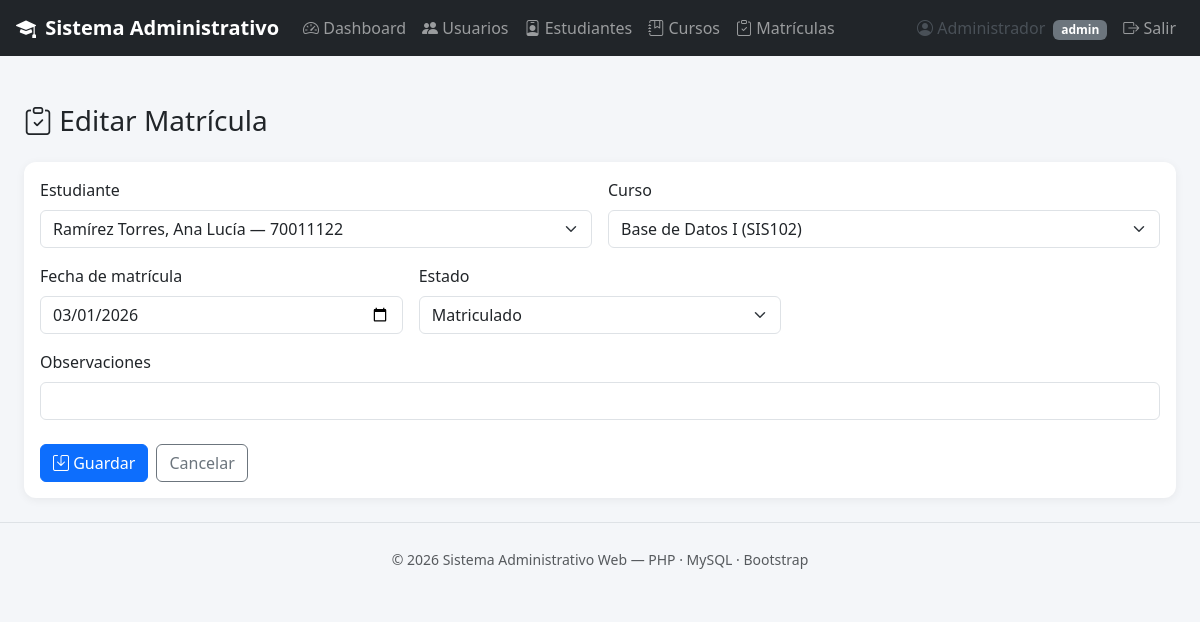
The page /matriculas/form.php?id=2 (signed in) on the database its author committed.
### tables this page shows
CREATE TABLE matriculas (
    id INT AUTO_INCREMENT PRIMARY KEY,
    estudiante_id INT NOT NULL,
    curso_id INT NOT NULL,
    fecha_matricula DATE NOT NULL,
    estado ENUM('matriculado','retirado','culminado') NOT NULL DEFAULT 'matriculado',
    observaciones VARCHAR(255) DEFAULT NULL,
    created_at TIMESTAMP DEFAULT CURRENT_TIMESTAMP,
    updated_at TIMESTAMP DEFAULT CURRENT_TIMESTAMP ON UPDATE CURRENT_TIMESTAMP,
    CONSTRAINT fk_matricula_estudiante FOREIGN KEY (estudiante_id)
        REFERENCES estudiantes(id) ON DELETE CASCADE ON UPDATE CASCADE,
    CONSTRAINT fk_matricula_curso FOREIGN KEY (curso_id)
        REFERENCES cursos(id) ON DELETE CASCADE ON UPDATE CASCADE,
    CONSTRAINT uq_estudiante_curso UNIQUE (estudiante_id, curso_id)  
);

CREATE TABLE estudiantes (
    id INT AUTO_INCREMENT PRIMARY KEY,
    dni VARCHAR(15) NOT NULL UNIQUE,
    nombres VARCHAR(100) NOT NULL,
    apellidos VARCHAR(100) NOT NULL,
    email VARCHAR(150) DEFAULT NULL,
    telefono VARCHAR(20) DEFAULT NULL,
    fecha_nacimiento DATE DEFAULT NULL,
    direccion VARCHAR(200) DEFAULT NULL,
    estado ENUM('activo','inactivo') NOT NULL DEFAULT 'activo',
    created_at TIMESTAMP DEFAULT CURRENT_TIMESTAMP,
    updated_at TIMESTAMP DEFAULT CURRENT_TIMESTAMP ON UPDATE CURRENT_TIMESTAMP
);

CREATE TABLE cursos (
    id INT AUTO_INCREMENT PRIMARY KEY,
    codigo VARCHAR(20) NOT NULL UNIQUE,
    nombre VARCHAR(150) NOT NULL,
    descripcion TEXT DEFAULT NULL,
    docente VARCHAR(100) DEFAULT NULL,
    creditos INT NOT NULL DEFAULT 0,
    horas INT NOT NULL DEFAULT 0,
    estado ENUM('activo','inactivo') NOT NULL DEFAULT 'activo',
    created_at TIMESTAMP DEFAULT CURRENT_TIMESTAMP,
    updated_at TIMESTAMP DEFAULT CURRENT_TIMESTAMP ON UPDATE CURRENT_TIMESTAMP
);

### includes/funciones.php (called while the page is built, shortened)
<?php
function limpiar($valor) {
    return htmlspecialchars(trim($valor ?? ''), ENT_QUOTES, 'UTF-8');
}

### matriculas/form.php (the view, shortened to what this page needs)
<?php
require_once '../includes/funciones.php';
$pdo = conectarDB();
$estudiantes = $pdo->query("SELECT id, nombres, apellidos, dni FROM estudiantes WHERE estado='activo' ORDER BY apellidos")->fetchAll();
$cursos      = $pdo->query("SELECT id, nombre, codigo FROM cursos WHERE estado='activo' ORDER BY nombre")->fetchAll();
$matricula = ['id' => '', 'estudiante_id' => '', 'curso_id' => '', 'fecha_matricula' => date('Y-m-d'), 'estado' => 'matriculado', 'observaciones' => ''];
$esEdicion = false;
if (!empty($_GET['id'])) {
    $stmt = $pdo->prepare('SELECT * FROM matriculas WHERE id = ?');
    $stmt->execute([(int)$_GET['id']]);
    $encontrado = $stmt->fetch();
    if ($encontrado) {
        $matricula = $encontrado;
        $esEdicion = true;
    }
}
require_once '../includes/header.php';
?>
<h3 class="mb-4"><i class="bi bi-clipboard-check"></i> <?= $esEdicion ? 'Editar' : 'Nueva' ?> Matrícula</h3>
<div class="card card-dashboard">
  <div class="card-body">
    <form action="guardar.php" method="POST">
      <div class="row g-3">
        <div class="col-md-6">
          <label class="form-label">Estudiante</label>
          <select name="estudiante_id" class="form-select" required>
            <?php foreach ($estudiantes as $e): ?>
              <option value="<?= (int)$e['id'] ?>" <?= (int)$matricula['estudiante_id'] === (int)$e['id'] ? 'selected' : '' ?>>
                <?= limpiar($e['apellidos'] . ', ' . $e['nombres'] . ' — ' . $e['dni']) ?>
              </option>
            <?php endforeach; ?>
          </select>
        </div>
        <div class="col-md-6">
          <label class="form-label">Curso</label>
          <select name="curso_id" class="form-select" required>
            <?php foreach ($cursos as $c): ?>
              <option value="<?= (int)$c['id'] ?>" <?= (int)$matricula['curso_id'] === (int)$c['id'] ? 'selected' : '' ?>>
                <?= limpiar($c['nombre'] . ' (' . $c['codigo'] . ')') ?>
              </option>
            <?php endforeach; ?>
          </select>
        </div>
        <div class="col-md-4">
          <label class="form-label">Fecha de matrícula</label>
          <input type="date" name="fecha_matricula" class="form-control" required value="<?= limpiar($matricula['fecha_matricula']) ?>">
        </div>
        <div class="col-md-4">
          <label class="form-label">Estado</label>
          <select name="estado" class="form-select">
            <?php foreach (['matriculado','retirado','culminado'] as $estado): ?>
              <option value="<?= $estado ?>" <?= $matricula['estado'] === $estado ? 'selected' : '' ?>><?= ucfirst($estado) ?></option>
            <?php endforeach; ?>
          </select>
        </div>
        <div class="col-md-12">
          <label class="form-label">Observaciones</label>
          <input type="text" name="observaciones" class="form-control" value="<?= limpiar($matricula['observaciones']) ?>">
        </div>
      </div>
      <div class="mt-4 d-flex gap-2">
        <button type="submit" class="btn btn-primary"><i class="bi bi-save"></i> Guardar</button>
        <a href="index.php" class="btn btn-outline-secondary">Cancelar</a>
      </div>
    </form>
  </div>
</div>
<?php require_once '../includes/footer.php'; ?>

### assets/css/style.css (style rules this page uses)
body { background-color: #f4f6f9; }
.card-dashboard { border: none; border-radius: 0.75rem; box-shadow: 0 2px 10px rgba(0,0,0,0.06); transition: transform .15s ease; }

### rows shown on the page
matriculas: estudiante_id "Ramírez Torres, Ana Lucía — 70011122", curso_id "Base de Datos I (SIS102)", fecha_matricula "03/01/2026", estado "Matriculado"

### other values the page prints
limpiar($_SESSION['usuario_nombre'] ?? '') "Administrador"
limpiar($_SESSION['usuario_rol'] ?? '') "admin"
